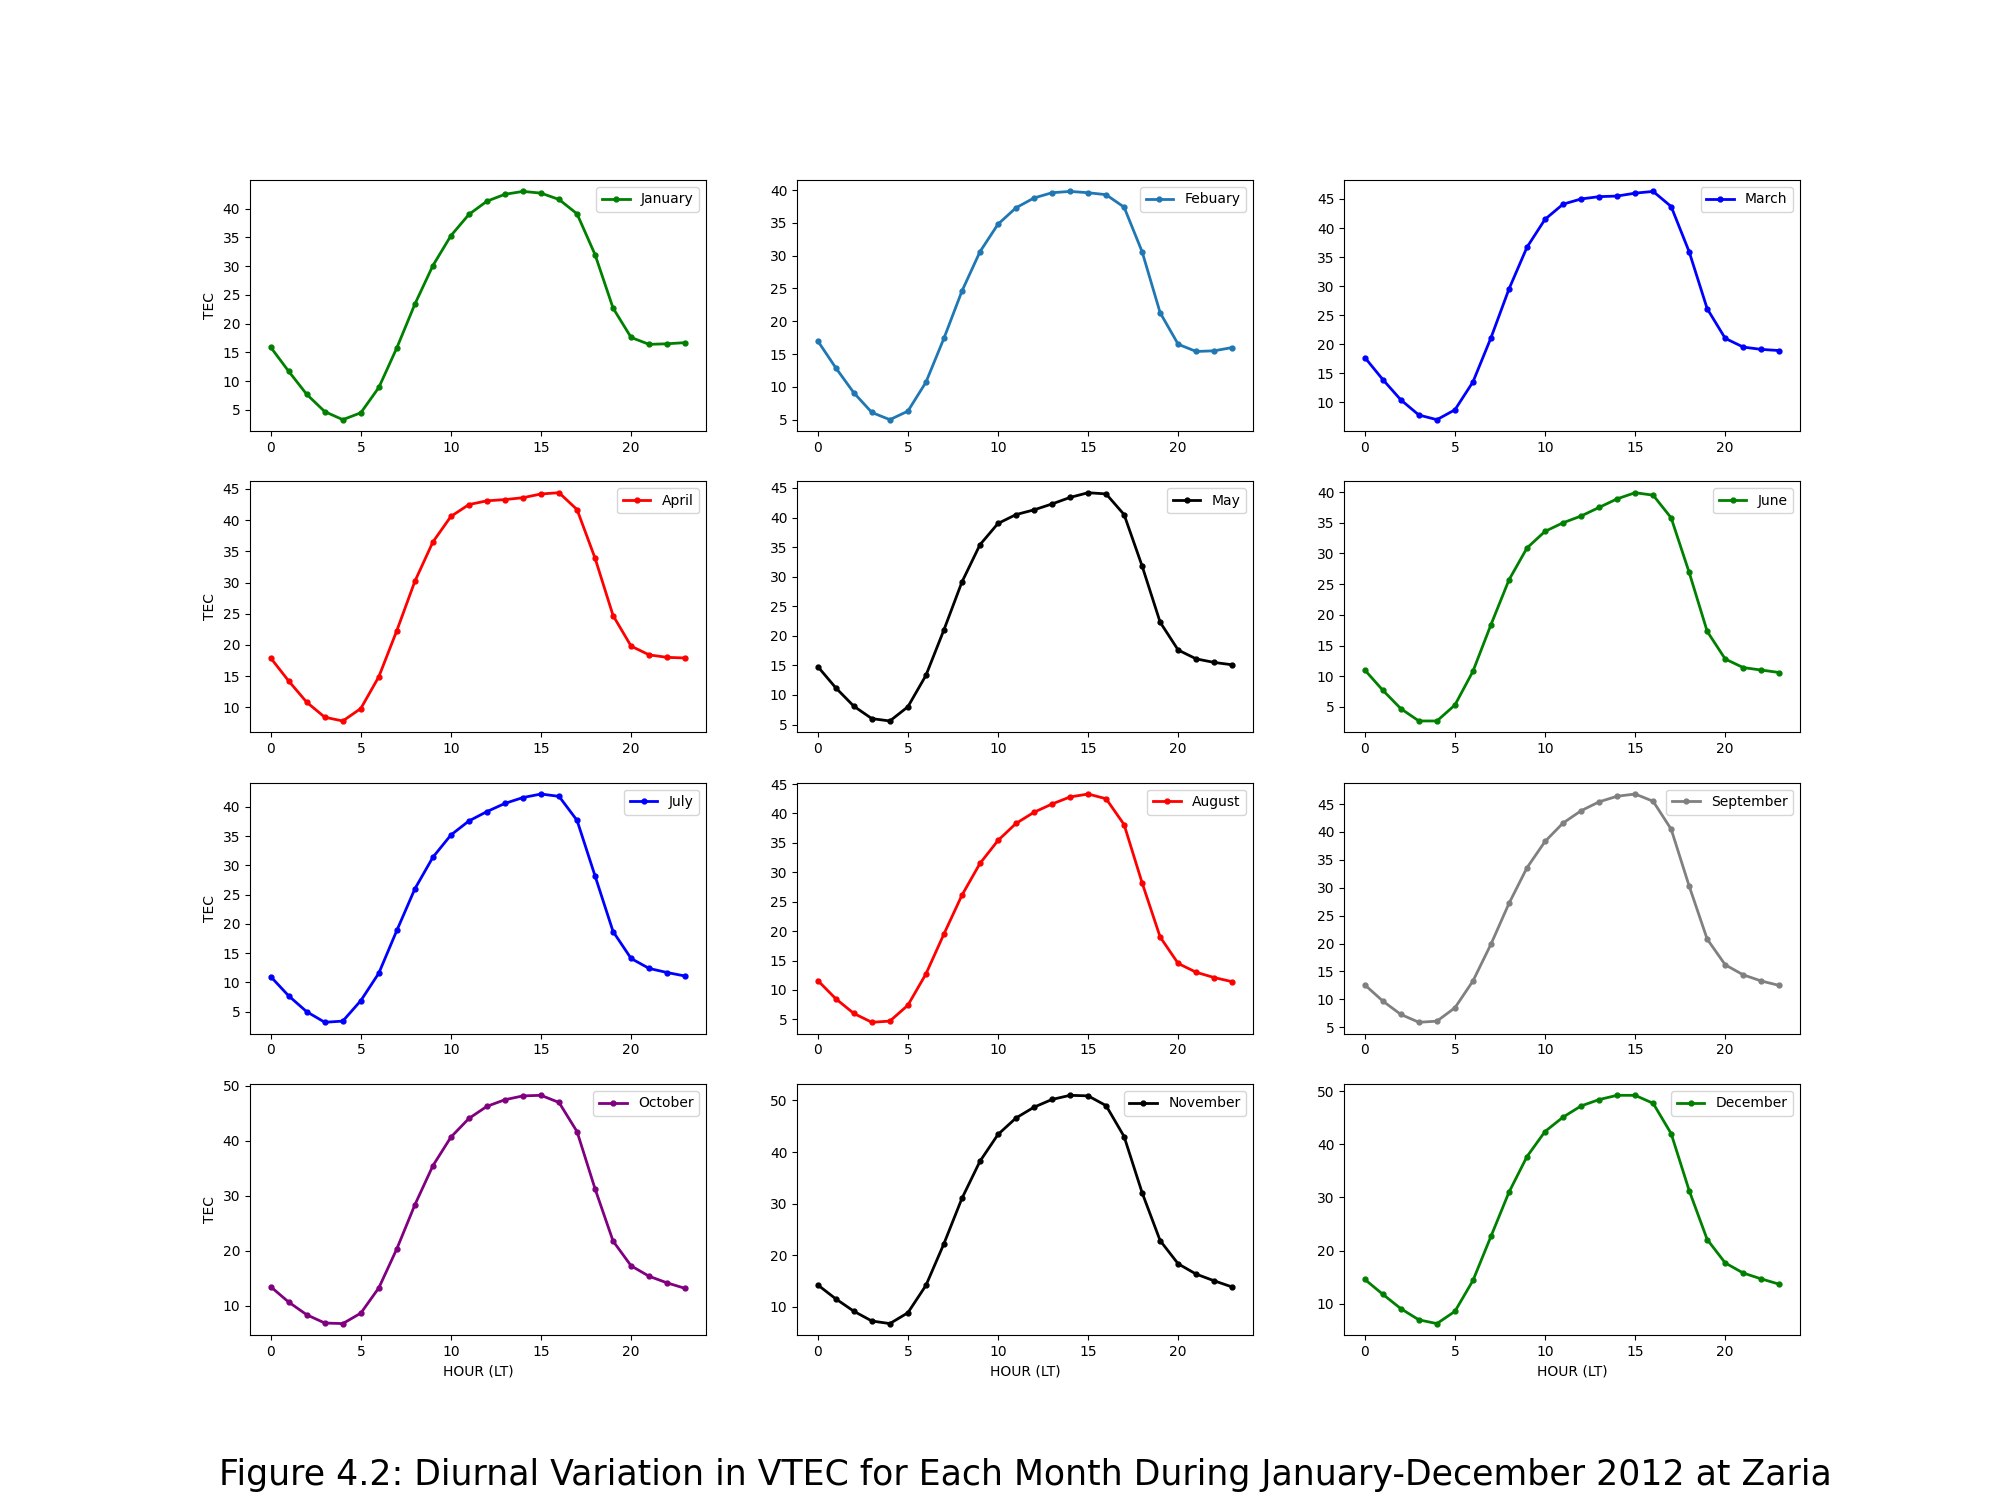

This chart was generated by the following Python code:
import matplotlib.pyplot as plt
import numpy as np

fig, axs = plt.subplots(4, 3)

  
#plot 1

x = [0, 1, 2, 3, 4, 5, 6, 7, 8, 9, 10, 11, 12, 13, 14, 15, 16, 17, 18, 19, 20, 21, 22, 23]
y = [15.9,11.7, 7.7, 4.7, 3.3, 4.5, 8.9, 15.8, 23.4, 30.1, 35.3, 39.00, 41.3, 42.5, 43.0, 42.7, 41.6, 39.1, 32.0, 22.7, 17.6, 16.4, 16.5, 16.7]


axs[0, 0].set_ylabel("TEC")
axs[0, 0].plot(x, y, marker="o", label="January", linewidth=2.0, markersize=3.5, color="green")

fig.set_size_inches(20, 15)
axs[0, 0].legend()

#plot 2

x = [0, 1, 2, 3, 4, 5, 6, 7, 8, 9, 10, 11, 12, 13, 14, 15, 16, 17, 18, 19, 20, 21, 22, 23]
y = [17.0, 12.9, 9.1, 6.1, 5.0, 6.3, 10.7,17.4, 24.6, 30.6, 34.8, 37.3, 38.8, 39.6, 39.8, 39.6, 39.3, 37.4, 30.6, 21.3, 16.5, 15.4, 15.5, 16.0]

axs[0, 1].plot(x, y, marker="o", label="Febuary", linewidth=2.0, markersize=3.5)
fig.set_size_inches(20, 15)
axs[0,1].legend()

# plot 3


x = [0, 1, 2, 3, 4, 5, 6, 7, 8, 9, 10, 11, 12, 13, 14, 15, 16, 17, 18, 19, 20, 21, 22, 23]
y = [17.7, 13.9, 10.4, 7.8, 7.0, 8.7, 13.5, 21.1, 29.5, 36.7, 41.5, 44.1, 45.0, 45.4, 45.5, 46.0, 46.3, 43.7, 35.9, 26.1, 21.0, 19.5, 19.1, 18.9]

axs[0,2].plot(x, y, marker="o", label="March", linewidth=2.0, markersize=3.5, color="blue")
fig.set_size_inches(20, 15)
axs[0,2].legend()

#plot 4

x = [0, 1, 2, 3, 4, 5, 6, 7, 8, 9, 10, 11, 12, 13, 14, 15, 16, 17, 18, 19, 20, 21, 22, 23]
y = [17.9, 14.2, 10.8, 8.4, 7.8, 9.8, 14.9, 22.3, 30.2, 36.5, 40.6, 42.5, 43.1, 43.3, 43.6, 44.2, 44.4, 41.7, 33.9, 24.7, 19.8, 18.4, 18.0, 17.9]

axs[1, 0].plot(x, y, marker="o", label="April", linewidth=2.0, markersize=3.5, color="red")
axs[1, 0].set_ylabel("TEC")
fig.set_size_inches(20, 15)
axs[1,0].legend()

#plot 5

x = [0, 1, 2, 3, 4, 5, 6, 7, 8, 9, 10, 11, 12, 13, 14, 15, 16, 17, 18, 19, 20, 21, 22, 23]
y = [14.8, 11.2, 8.1, 6.0, 5.6, 8.0, 13.3, 21.0, 29.1, 35.4, 39.0, 40.5, 41.3, 42.3, 43.4, 44.2, 44.0, 40.5, 31.8, 22.3, 17.6, 16.1, 15.5, 15.1]

axs[1, 1].plot(x, y, marker="o", label="May", linewidth=2.0, markersize=3.5, color="black")
fig.set_size_inches(20, 15)
axs[1,1].legend()

# plot 6

x = [0, 1, 2, 3, 4, 5, 6, 7, 8, 9, 10, 11, 12, 13, 14, 15, 16, 17, 18, 19, 20, 21, 22, 23]
y = [11.0, 7.7, 4.7, 2.7, 2.7,5.3, 10.8, 18.4, 25.7, 30.9, 33.6, 35.0, 36.1, 37.5, 38.9, 39.9, 39.5, 35.8, 26.9, 17.3, 12.8, 11.4, 11.0, 10.6]

axs[1, 2].plot(x, y, marker="o", label="June", linewidth=2.0, markersize=3.5, color="green")
fig.set_size_inches(20, 15)
axs[1,2].legend()

# plot 7

x = [0, 1, 2, 3, 4, 5, 6, 7, 8, 9, 10, 11, 12, 13, 14, 15, 16, 17, 18, 19, 20, 21, 22, 23]
y = [11.0, 7.7, 5.0, 3.2, 3.4, 6.9, 11.6, 18.9, 26.0, 31.4, 35.2, 37.6, 39.2, 40.6, 41.6, 42.2, 41.8, 37.7, 28.2, 18.7, 14.1, 12.4, 11.7, 11.1]

axs[2, 0].plot(x, y, marker="o", label="July", linewidth=2.0, markersize=3.5, color="blue")
axs[2, 0].set_ylabel("TEC")
fig.set_size_inches(20, 15)
axs[2,0].legend()

# plot 8

x = [0, 1, 2, 3, 4, 5, 6, 7, 8, 9, 10, 11, 12, 13, 14, 15, 16, 17, 18, 19, 20, 21, 22, 23]
y = [11.6, 8.5, 6.0, 4.5, 4.7, 7.4, 12.7, 19.5, 26.1, 31.5, 35.4, 38.3, 40.2, 41.6, 42.8, 43.3, 42.5, 38.1, 28.2, 19.0, 14.5,13.0, 12.1, 11.4]

axs[2, 1].plot(x, y, marker="o", label="August", linewidth=2.0, markersize=3.5, color="red")
fig.set_size_inches(20, 15)
axs[2,1].legend()


# plot 9

x = [0, 1, 2, 3, 4, 5, 6, 7, 8, 9, 10, 11, 12, 13, 14, 15, 16, 17, 18, 19, 20, 21, 22, 23]
y = [12.6, 9.7, 7.3, 5.9, 6.1, 8.5, 13.3, 19.9, 27.2, 33.6, 38.3, 41.6, 43.8, 45.4, 46.4, 46.8, 45.5, 40.5,30.3, 20.8, 16.2, 14.4, 13.3, 12.5]

axs[2, 2].plot(x, y, marker="o", label="September", linewidth=2.0, markersize=3.5, color="grey")
fig.set_size_inches(20, 15)
axs[2,2].legend()

# plot 10

x = [0, 1, 2, 3, 4, 5, 6, 7, 8, 9, 10, 11, 12, 13, 14, 15, 16, 17, 18, 19, 20, 21, 22, 23]
y = [13.5, 10.7, 8.4, 6.9, 6.8, 8.7, 13.3, 20.4, 28.4, 35.5, 40.7, 44.1, 46.3, 47.5, 48.2, 48.3, 47.0, 41.7, 31.3, 21.8, 17.3, 15.4, 14.2, 13.2]

axs[3, 0].plot(x, y, marker="o", label="October", linewidth=2.0, markersize=3.5, color="purple")
axs[3, 0].set_ylabel("TEC")
axs[3, 0].set_xlabel("HOUR (LT)")
fig.set_size_inches(20, 15)
axs[3,0].legend()

#plot 11

x = [0, 1, 2, 3, 4, 5, 6, 7, 8, 9, 10, 11, 12, 13, 14, 15, 16, 17, 18, 19, 20, 21, 22, 23]
y = [14.2, 11.5, 9.1, 7.2, 6.7, 8.8, 14.1, 22.2, 31.0, 38.2, 43.4, 46.6, 48.7, 50.2, 51.0, 50.9, 49.0, 43.0, 32.1, 22.8, 18.3, 16.3, 15.0, 13.8]

axs[3, 1].plot(x, y, marker="o", label="November", linewidth=2.0, markersize=3.5, color="black")
axs[3, 1].set_xlabel("HOUR (LT)")
fig.set_size_inches(20, 15)
axs[3,1].legend()

axs[3, 0].set_title("Figure 4.2: Diurnal Variation in VTEC for Each Month During January-December 2012 at Zaria", y=-0.63, x=1.7, fontsize=25)



# plot 12

x = [0, 1, 2, 3, 4, 5, 6, 7, 8, 9, 10, 11, 12, 13, 14, 15, 16, 17, 18, 19, 20, 21, 22, 23]
y = [14.6, 11.8, 9.1, 7.0, 6.3, 8.6, 14.4, 22.7, 31.0, 37.7, 42.4, 45.1, 47.2, 48.4, 49.2, 49.2, 47.7, 42.0, 31.3,22.1, 17.7, 15.8, 14.7, 13.7]

axs[3, 2].plot(x, y, marker="o", label="December", linewidth=2.0, markersize=3.5, color="green")
axs[3, 2].set_xlabel("HOUR (LT)")
fig.set_size_inches(20, 15)
axs[3,2].legend()

plt.savefig("2012")

plt.show()